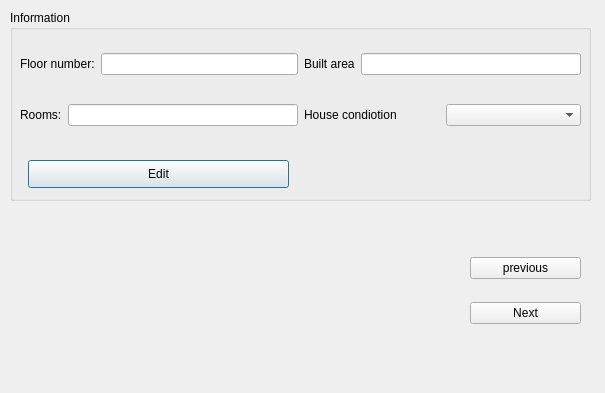
<?xml version="1.0" encoding="UTF-8"?>
<ui version="4.0">
 <class>show_house</class>
 <widget class="QDialog" name="show_house">
  <property name="geometry">
   <rect>
    <x>0</x>
    <y>0</y>
    <width>605</width>
    <height>393</height>
   </rect>
  </property>
  <property name="windowTitle">
   <string>Dialog</string>
  </property>
  <widget class="QGroupBox" name="groupBox">
   <property name="geometry">
    <rect>
     <x>10</x>
     <y>10</y>
     <width>581</width>
     <height>191</height>
    </rect>
   </property>
   <property name="title">
    <string>Information</string>
   </property>
   <widget class="QPushButton" name="edit_pb">
    <property name="geometry">
     <rect>
      <x>18</x>
      <y>150</y>
      <width>261</width>
      <height>28</height>
     </rect>
    </property>
    <property name="text">
     <string>Edit</string>
    </property>
   </widget>
   <widget class="QWidget" name="">
    <property name="geometry">
     <rect>
      <x>10</x>
      <y>20</y>
      <width>561</width>
      <height>121</height>
     </rect>
    </property>
    <layout class="QHBoxLayout" name="horizontalLayout_3">
     <item>
      <layout class="QVBoxLayout" name="verticalLayout_2">
       <item>
        <layout class="QHBoxLayout" name="horizontalLayout">
         <item>
          <widget class="QLabel" name="label">
           <property name="text">
            <string>Floor number:</string>
           </property>
          </widget>
         </item>
         <item>
          <widget class="QLineEdit" name="floor_number_le"/>
         </item>
        </layout>
       </item>
       <item>
        <layout class="QHBoxLayout" name="horizontalLayout_2">
         <item>
          <widget class="QLabel" name="label_2">
           <property name="text">
            <string>Rooms:</string>
           </property>
          </widget>
         </item>
         <item>
          <widget class="QLineEdit" name="rooms_le"/>
         </item>
        </layout>
       </item>
      </layout>
     </item>
     <item>
      <layout class="QVBoxLayout" name="verticalLayout_3">
       <item>
        <layout class="QHBoxLayout" name="horizontalLayout_8">
         <item>
          <widget class="QLabel" name="label_8">
           <property name="text">
            <string>Built area</string>
           </property>
          </widget>
         </item>
         <item>
          <widget class="QLineEdit" name="built_area_le"/>
         </item>
        </layout>
       </item>
       <item>
        <layout class="QHBoxLayout" name="horizontalLayout_9">
         <item>
          <widget class="QLabel" name="label_9">
           <property name="text">
            <string>House condiotion</string>
           </property>
          </widget>
         </item>
         <item>
          <widget class="QComboBox" name="comboBox"/>
         </item>
        </layout>
       </item>
      </layout>
     </item>
    </layout>
   </widget>
  </widget>
  <widget class="QLabel" name="label_3">
   <property name="geometry">
    <rect>
     <x>34</x>
     <y>220</y>
     <width>371</width>
     <height>151</height>
    </rect>
   </property>
   <property name="text">
    <string/>
   </property>
  </widget>
  <widget class="QWidget" name="">
   <property name="geometry">
    <rect>
     <x>470</x>
     <y>240</y>
     <width>111</width>
     <height>101</height>
    </rect>
   </property>
   <layout class="QVBoxLayout" name="verticalLayout">
    <item>
     <widget class="QPushButton" name="previous_pb">
      <property name="text">
       <string>previous</string>
      </property>
     </widget>
    </item>
    <item>
     <widget class="QPushButton" name="next_pb">
      <property name="text">
       <string>Next</string>
      </property>
     </widget>
    </item>
   </layout>
  </widget>
 </widget>
 <resources/>
 <connections/>
</ui>
